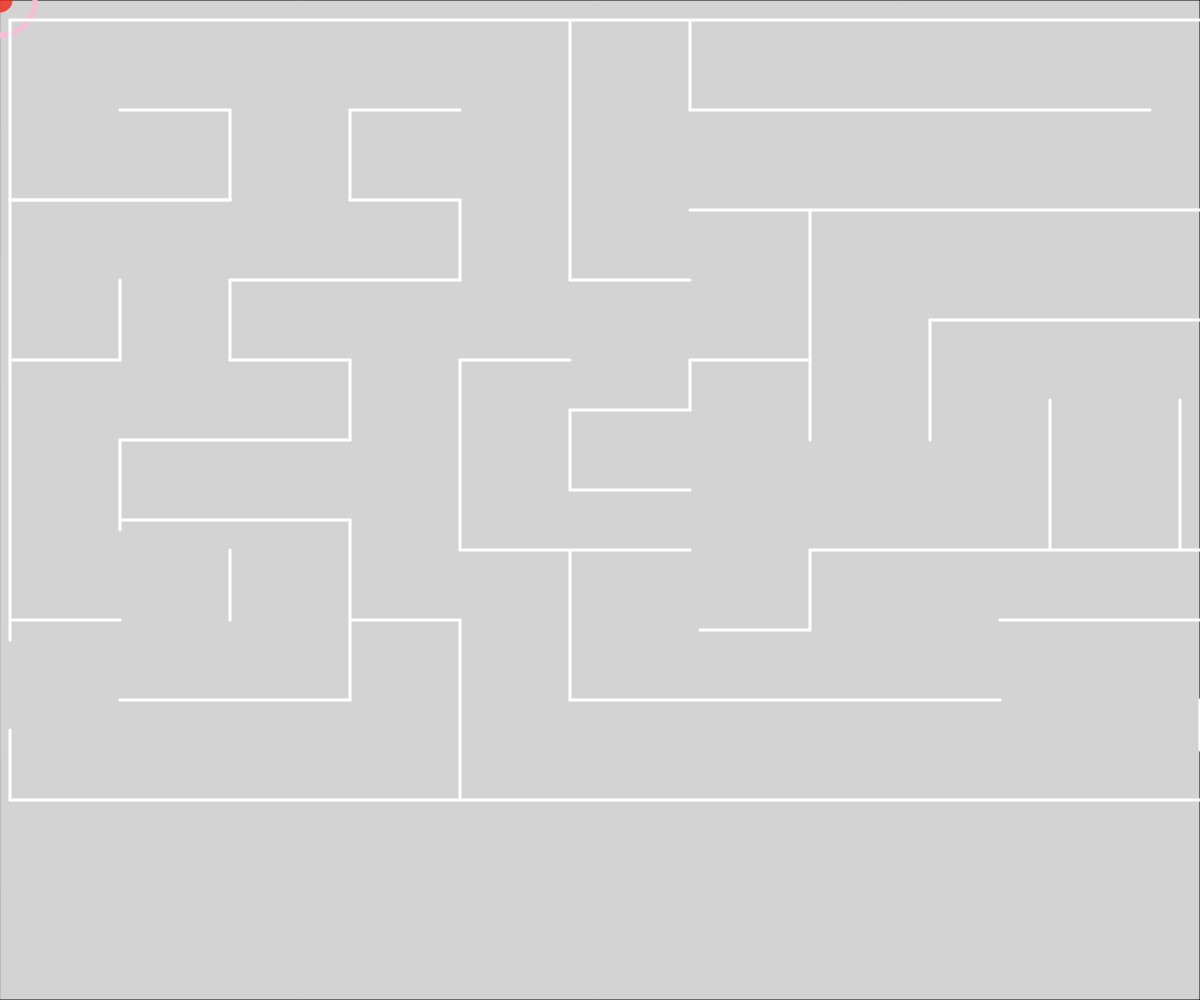
Frame 1 (no input)
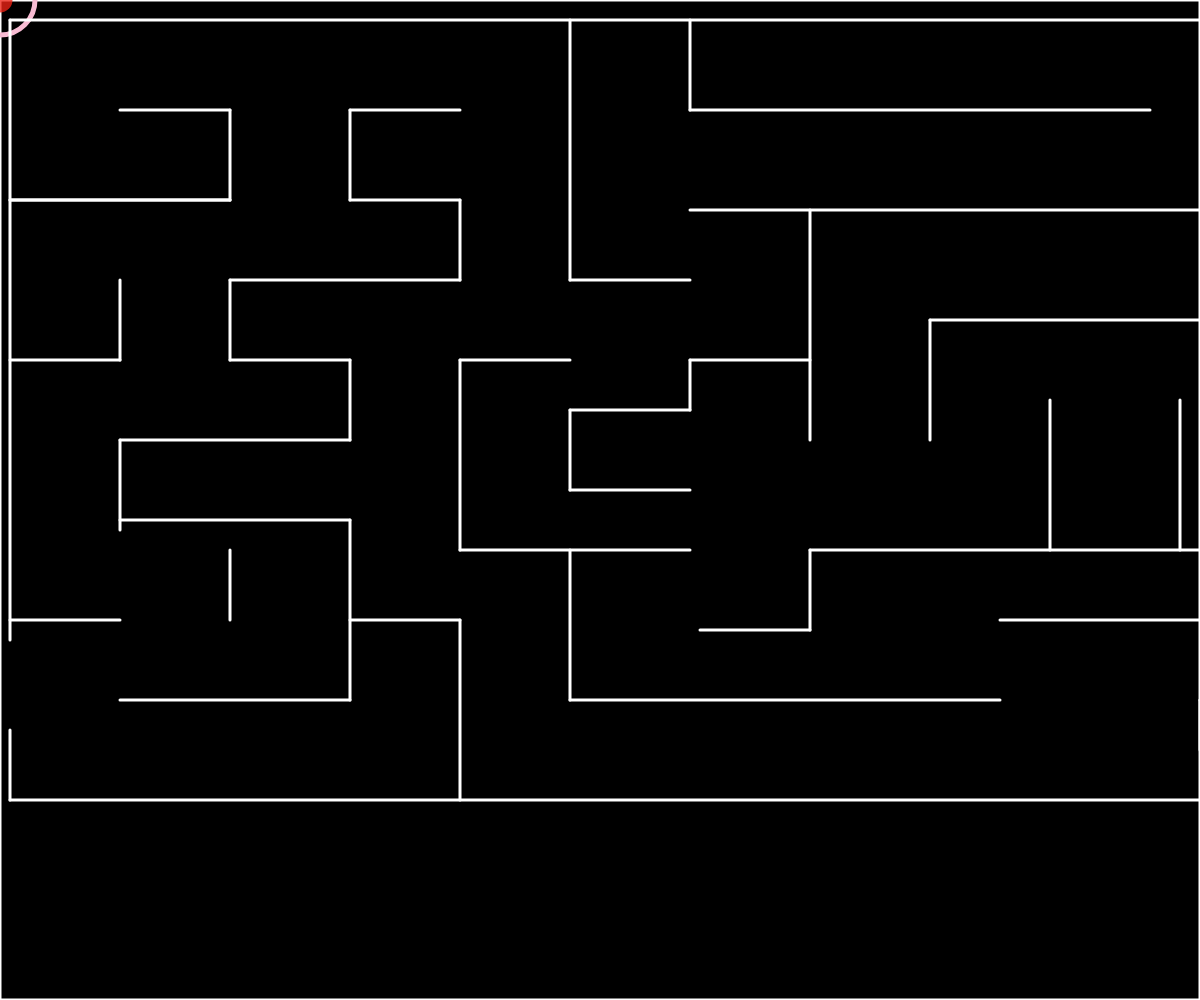
Frame 60 (no input)
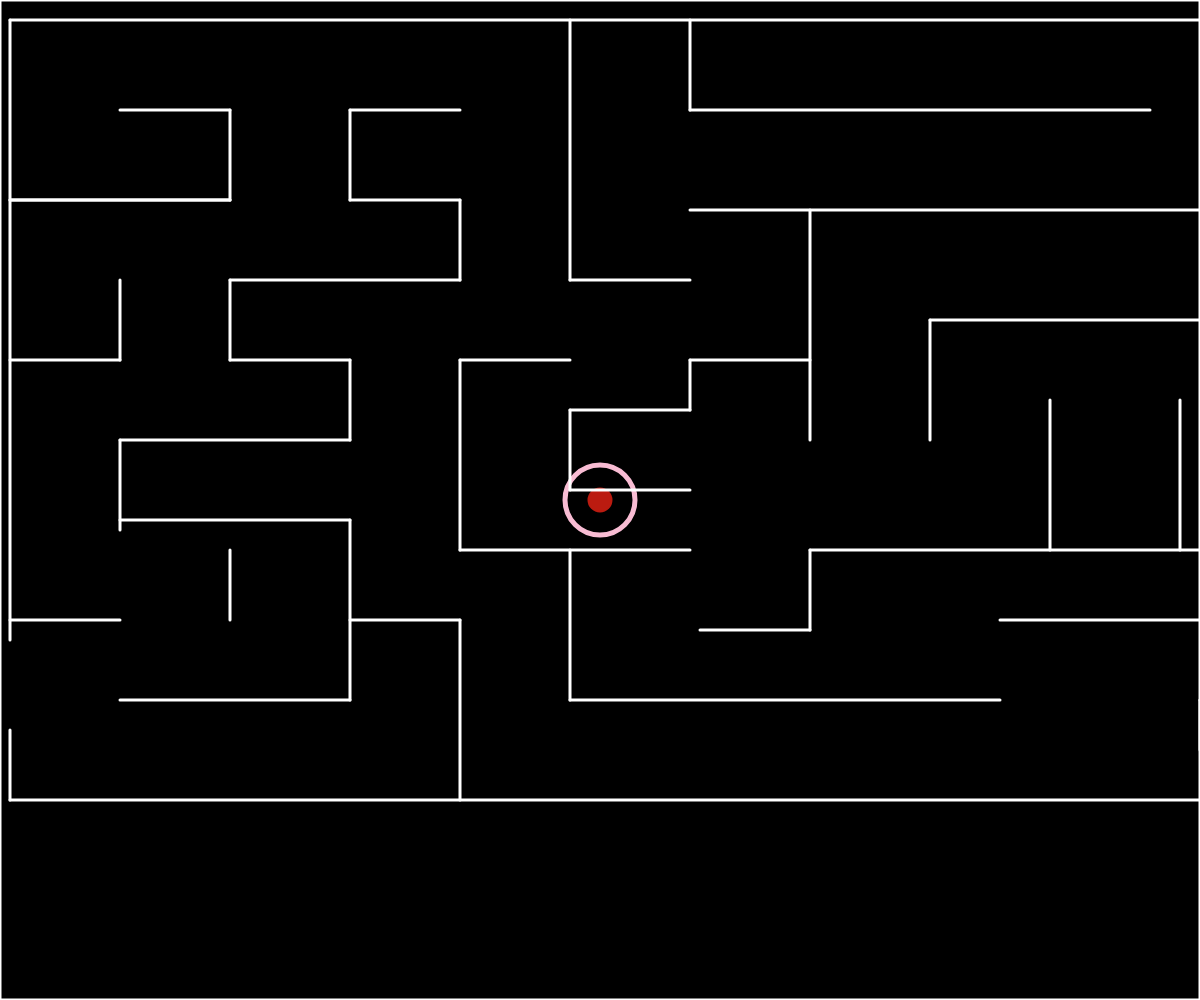
Frame 120 (the mouse pressed at the canvas centre since frame 60)

The p5.js sketch that drew these frames (run headless with seeded random() and noise() and a simulated clock; from frame 60 on, the mouse is pressed at the canvas centre):

// p5.js sketch
// ── sketch.js
// "Sigue a tu corazóm, el siempre conoce el camino"

let x1 = 1339;
let x2 = 1368;
let y = 265;
let y1 = -925;
let fondo = 0;


function setup() {
    createCanvas(windowWidth, windowHeight);
    background(0);
    fondo = (248, 188, 211);
    
}

function draw (){

    //cuadrado fondo
    background(0);
    fill(fondo);
    rect(0, 0, windowWidth, windowHeight);
    //corazones
    //1
    push();
    noStroke();
    fill(235, 23, 12);
    ellipse(x1, y, 40, 40); 
    ellipse(x2, y, 40, 40);

    

    fill(235, 23, 12);
    translate(300, 100);
    rotate(40);
    rect(-590, -925, 40, 45);
    pop();

    

    //circulo mouse relleno
    push();
    fill(239, 34, 20, 200);
    noStroke();
    ellipse(mouseX, mouseY, 25, 25);
    pop();
      

    //circulo mouse
    noFill();
    stroke(248, 188, 211);//color rosita lindo
    strokeWeight(5);
    ellipse(mouseX, mouseY, 70, 70);


    if (mouseX < 50 && mouseY < 50) {
        cursor(CROSS);
        }
     
        else if (mouseX > 50 && mouseY > 50) {
         cursor('grab');
        }



   //laberinto
   //contorno
   stroke(255);
   strokeWeight(3);
   line(10, 640, 10, 20); //izq vertical 1
   line(10, 800, 10, 730); //izq vertical 2
   
   line(1300, 207, 1300, 20); //der vertical 1
   line(1300, 620, 1300, 320); //der vertical 2
   line(1300, 800, 1300, 620); //der vertical 3
   
   line(10, 20, 1300, 20); //arriba horizontal
   line(10, 800, 1300, 800); //abajo horizontal

   
   //interior
   //lineas horizontales y verticales
   //fila 1
   stroke(255);
   strokeWeight(3);
   line(230, 110, 120, 110); //hor
   line(10, 200, 230, 200); //hor
   line(230, 200, 230, 110); //ver
   line(10, 360, 120, 360); //hor
   line(120, 360, 120, 280); //ver
   line(10, 620, 120, 620); //hor

   //fila 2
   stroke(255);
   strokeWeight(3);
   line(350, 200, 350, 110); //ver
   line(460, 110, 350, 110); //hor
   line(460, 200, 350, 200); //hor
   line(460, 280, 460, 200); //ver
   line(10, 200, 230, 200); //hor
   line(460, 280, 230, 280); //hor
   line(230, 360, 230, 280); //ver
   line(230, 360, 350, 360); //hor
   line(350, 440, 350, 360); //ver
   line(350, 440, 120, 440); //hor
   line(120, 530, 120, 440); //ver
   line(350, 520, 120, 520); //hor
   line(350, 700, 350, 520); //ver
   line(350, 700, 120, 700); //hor
   line(230, 620, 230, 550); //ver

   //fila 3
   stroke(255);
   strokeWeight(3);
   line(460, 620, 350, 620); //hor
   line(460, 550, 460, 360); //ver.
   line(460, 800, 460, 620); //ver
   line(570, 360, 460, 360); //hor
   line(690, 550, 460, 550); //hor.
   line(570, 700, 570, 550); //ver.
   line(570, 410, 570, 490); //ver
   line(570, 20, 570, 280); //ver
   line(690, 280, 570, 280); //hor
   line(1000, 700, 570, 700); //hor
   line(690, 410, 570, 410); //hor
   line(690, 490, 570, 490); //hor

   //fila 4
   stroke(255);
   strokeWeight(3);
   line(690, 360, 690, 410); //ver
   line(690, 20, 690, 110); //ver
   line(1150, 110, 690, 110); //hor
   line(1300, 210, 690, 210); //hor
   line(1300, 320, 930, 320); //hor
   line(690, 360, 810, 360); //hor
   line(810, 210, 810, 440); //ver
   line(930, 320, 930, 440); //ver
   line(1050, 400, 1050, 550); //ver 
   line(1180, 400, 1180, 550); //ver 
   line(1300, 550, 810, 550); //hor
   line(810, 550, 810, 630); //ver
   line(1300, 620, 1000, 620); //hor
   line(1300, 700, 1200, 700); //hor
   line(1200, 700, 1200, 750); //ver
   line(700, 630, 810, 630); //hor

  
   if (dist (mouseX, mouseY, x1, y) < 100){
    fondo = color (248, 188, 211);
   }
   else{
    fondo = color (0);
   }
}
// ── style.css
.sigue {
    text-align: center;
    color: #000000;
    font-size: 15px;
    font-family: "Alex Brush", cursive;
    position: fixed;
    top: 75%;
    left: -34%;
    height: 70%;
    width: 100%;
}

.a {
    text-align: center;
    color: #000000;
    font-size: 15px;
    font-family: "Alex Brush", cursive;
    position: fixed;
    top: 63%;
    left: -29%;
    height: 70%;
    width: 100%;
}

.tu{
    text-align: center;
    color: #000000;
    font-size: 15px;
    font-family: "Alex Brush", cursive;
    position: fixed;
    top: 56%;
    left: -45%;
    height: 70%;
    width: 100%;
}

.corazón{
    text-align: center;
    color: #000000;
    font-size: 15px;
    font-family: "Alex Brush", cursive;
    position: fixed;
    top: 25%;
    left: -37%;
    height: 70%;
    width: 100%;
}

.el{
    text-align: center;
    color: #000000;
    font-size: 15px;
    font-family: "Alex Brush", cursive;
    position: fixed;
    top: 5%;
    left: -29%;
    height: 70%;
    width: 100%;
}

.siempre{
    text-align: center;
    color: #000000;
    font-size: 15px;
    font-family: "Alex Brush", cursive;
    position: fixed;
    top: 35%;
    left: -6%;
    height: 70%;
    width: 100%;
}

.conoce{
    text-align: center;
    color: #000000;
    font-size: 15px;
    font-family: "Alex Brush", cursive;
    position: fixed;
    top: 59%;
    left: -6%;
    height: 70%;
    width: 100%;
}

.el2{
    text-align: center;
    color: #000000;
    font-size: 15px;
    font-family: "Alex Brush", cursive;
    position: fixed;
    top: 50%;
    left: 11%;
    height: 70%;
    width: 100%;
}

.camino{
    text-align: center;
    color: #000000;
    font-size: 15px;
    font-family: "Alex Brush", cursive;
    position: fixed;
    top: 28%;
    left: 26%;
    height: 70%;
    width: 100%;
}
